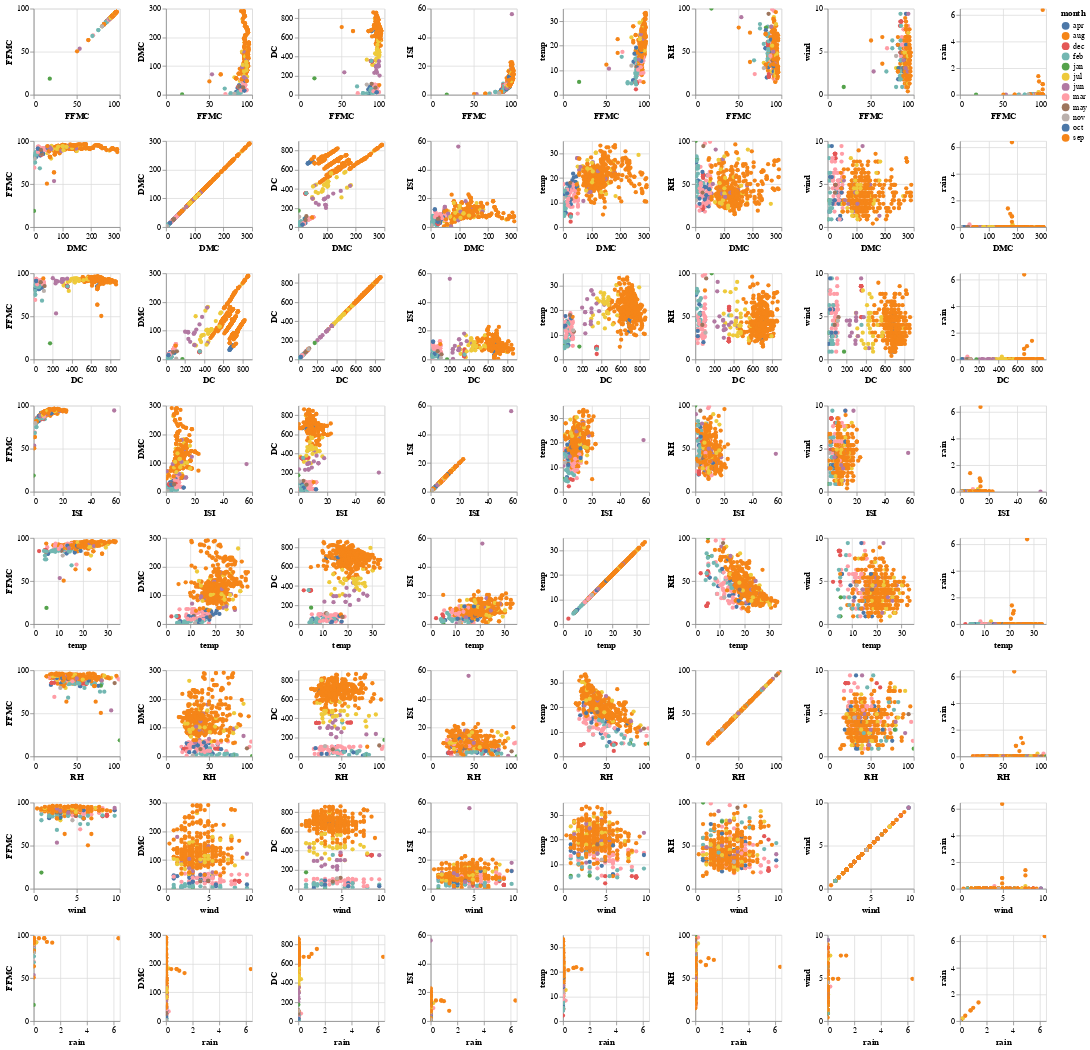

Notebook cell for this chart:
### Code cell
alt.Chart(cleaned_train_set).mark_circle().encode(
    x = alt.X(alt.repeat("row"), type = "quantitative"),
    y = alt.Y(alt.repeat("column"), type = "quantitative"),
    color = "month"
).properties(
    width = 110,
    height = 110
).repeat(
    column = ["FFMC", "DMC", "DC", "ISI", "temp", "RH", "wind", "rain"],
    row = ["FFMC", "DMC", "DC", "ISI", "temp", "RH", "wind", "rain"]
).configure_mark(
    opacity = 1
).interactive()

### Figure 1 — Vega-Lite specification as saved in the notebook (floating-point values rounded to 4 significant figures; data arrays with more than 128 entries replaced by an {"elided": "..."} marker saying what was removed)
{"$schema": "https://vega.github.io/schema/vega-lite/v4.8.1.json", "config": {"mark": {"opacity": 1}, "view": {"continuousHeight": 300, "continuousWidth": 400}}, "datasets": {"data-a4dd35b52c62537d20052f8106ea7650": {"elided": "517 records"}}, "repeat": {"column": ["FFMC", "DMC", "DC", "ISI", "temp", "RH", "wind", "rain"], "row": ["FFMC", "DMC", "DC", "ISI", "temp", "RH", "wind", "rain"]}, "spec": {"data": {"name": "data-a4dd35b52c62537d20052f8106ea7650"}, "encoding": {"color": {"field": "month", "type": "nominal"}, "x": {"field": {"repeat": "row"}, "type": "quantitative"}, "y": {"field": {"repeat": "column"}, "type": "quantitative"}}, "height": 110, "mark": "circle", "selection": {"selector004": {"bind": "scales", "encodings": ["x", "y"], "type": "interval"}}, "width": 110}}
